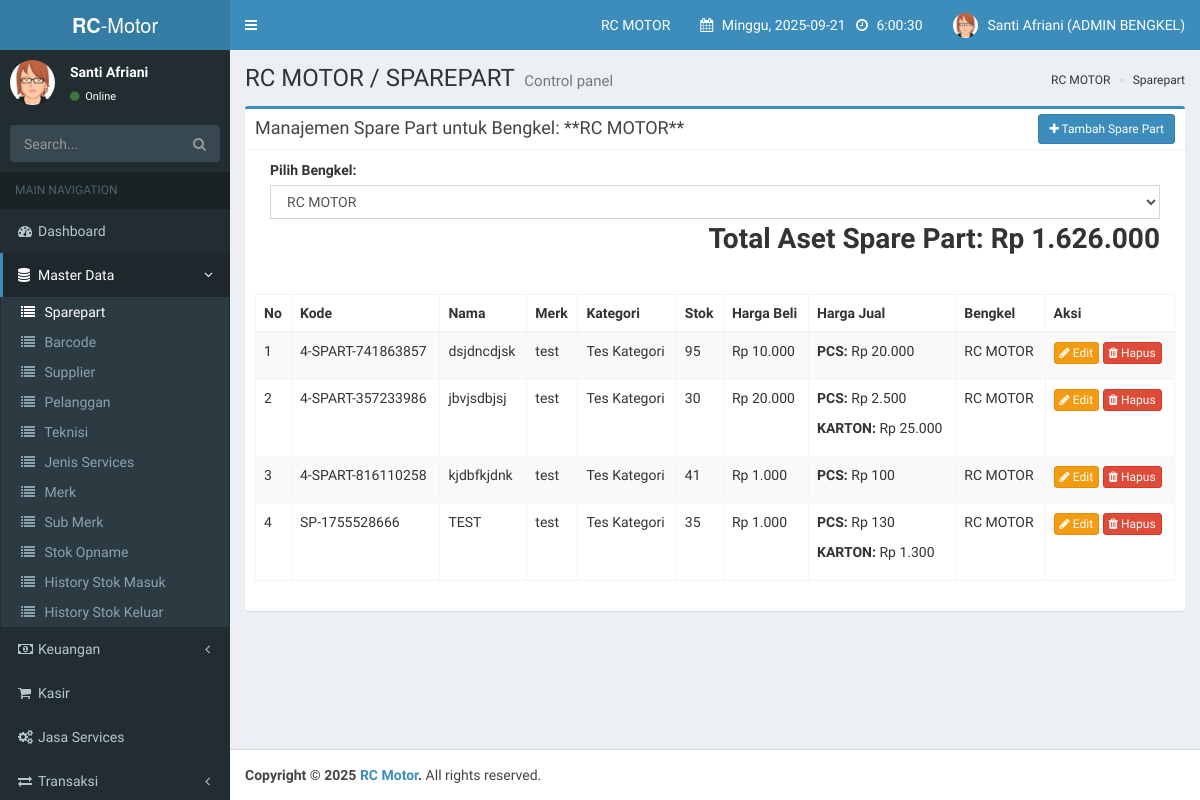
The app's page /index.php?page=sparepart (signed in), older data.
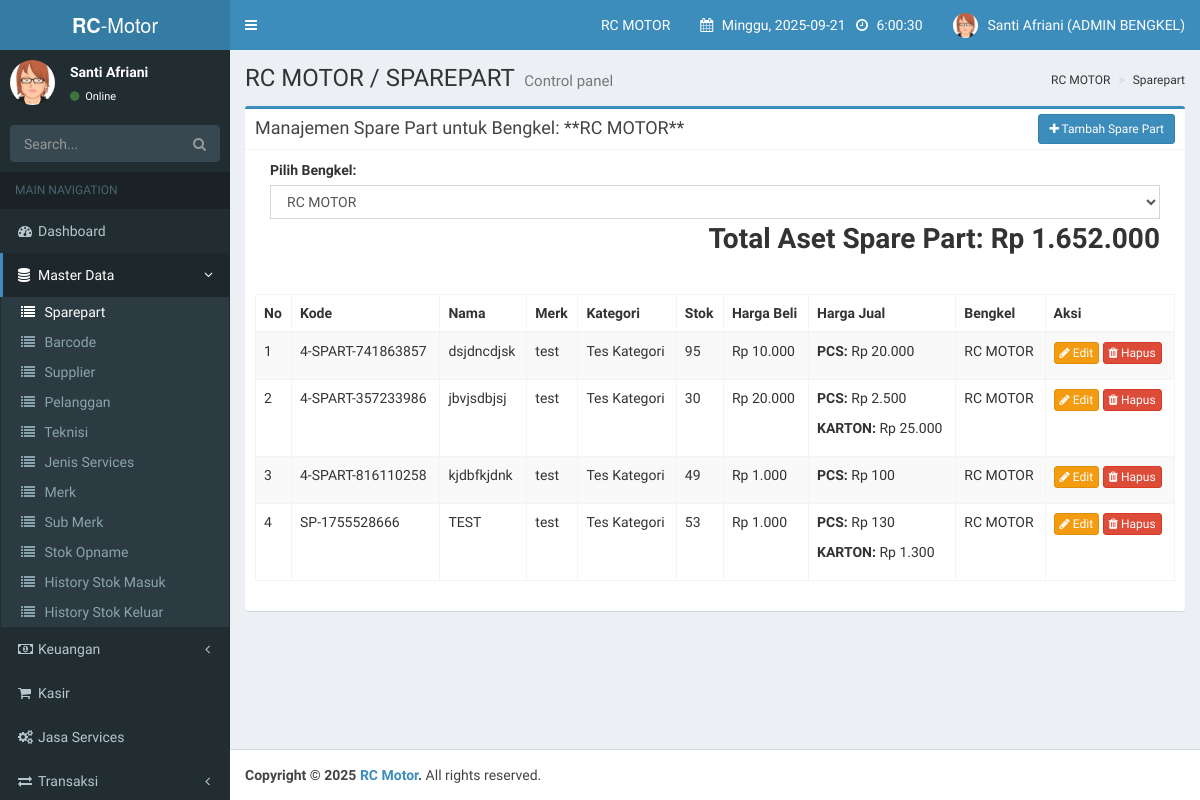
The same page, newer data.
### tables this page shows
CREATE TABLE `spareparts` (
  `id_sparepart` int(11) NOT NULL AUTO_INCREMENT,
  `kode_sparepart` varchar(50) NOT NULL,
  `nama_sparepart` varchar(255) NOT NULL,
  `kategori_id` int(11) NOT NULL,
  `merk_id` int(11) NOT NULL,
  `lokasi_rak` varchar(50) DEFAULT NULL,
  `harga_beli` decimal(15,2) NOT NULL,
  `satuan_beli_id` int(11) NOT NULL,
  `isi_per_pcs_beli` int(11) NOT NULL,
  `hpp_per_pcs` decimal(15,2) NOT NULL,
  `stok_pcs` int(11) NOT NULL,
  `stok_minimal` int(11) NOT NULL,
  `bengkel_id` int(11) NOT NULL,
  PRIMARY KEY (`id_sparepart`),
  UNIQUE KEY `kode_sparepart` (`kode_sparepart`),
  KEY `kategori_id` (`kategori_id`),
  KEY `merk_id` (`merk_id`),
  KEY `satuan_beli_id` (`satuan_beli_id`),
  KEY `bengkel_id` (`bengkel_id`),
  CONSTRAINT `spareparts_ibfk_1` FOREIGN KEY (`kategori_id`) REFERENCES `kategori_sparepart` (`id_kategori`),
  CONSTRAINT `spareparts_ibfk_2` FOREIGN KEY (`merk_id`) REFERENCES `merk_sparepart` (`id_merk`),
  CONSTRAINT `spareparts_ibfk_3` FOREIGN KEY (`satuan_beli_id`) REFERENCES `satuan` (`id_satuan`),
  CONSTRAINT `spareparts_ibfk_4` FOREIGN KEY (`bengkel_id`) REFERENCES `bengkels` (`id_bengkel`)
);

CREATE TABLE `merk_sparepart` (
  `id_merk` int(11) NOT NULL AUTO_INCREMENT,
  `nama_merk` varchar(100) NOT NULL,
  PRIMARY KEY (`id_merk`)
);

CREATE TABLE `kategori_sparepart` (
  `id_kategori` int(11) NOT NULL AUTO_INCREMENT,
  `nama_kategori` varchar(100) NOT NULL,
  PRIMARY KEY (`id_kategori`)
);

CREATE TABLE `bengkels` (
  `id_bengkel` int(11) NOT NULL AUTO_INCREMENT,
  `nama_bengkel` varchar(100) NOT NULL,
  `alamat` text DEFAULT NULL,
  `telepon` varchar(20) DEFAULT NULL,
  `owner_id` int(11) DEFAULT NULL,
  `status` enum('aktif','non_aktif') NOT NULL DEFAULT 'aktif',
  `created_at` timestamp NOT NULL DEFAULT current_timestamp(),
  `updated_at` timestamp NOT NULL DEFAULT current_timestamp() ON UPDATE current_timestamp(),
  PRIMARY KEY (`id_bengkel`),
  KEY `fk_bengkels_owner` (`owner_id`),
  CONSTRAINT `fk_bengkels_owner` FOREIGN KEY (`owner_id`) REFERENCES `users` (`id_user`) ON DELETE SET NULL
);

### pages/admin_bengkel/sparepart.php (the view, shortened to what the changed rows need)
<?php
$user_role = get_user_role();
$accessible_bengkel_ids = [];
if ($user_role === 'owner_bengkel') {
    $owner_id = $_SESSION['id_user'];
    $query_bengkel_ids = mysqli_query($conn, "SELECT id_bengkel FROM bengkels WHERE owner_id = '$owner_id'");
    while ($row = mysqli_fetch_assoc($query_bengkel_ids)) {
        $accessible_bengkel_ids[] = $row['id_bengkel'];
    }
} else if ($user_role === 'admin_bengkel') {
    $user_id = $_SESSION['id_user'];
    $query_bengkel_admin = mysqli_query($conn, "SELECT bengkel_id FROM users WHERE id_user = '$user_id'");
    if ($row = mysqli_fetch_assoc($query_bengkel_admin)) {
        $accessible_bengkel_ids[] = $row['bengkel_id'];
    }
}
$bengkel_ids_string = "'" . implode("','", $accessible_bengkel_ids) . "'";
$query_bengkels = mysqli_query($conn, "SELECT id_bengkel, nama_bengkel FROM bengkels WHERE id_bengkel IN ($bengkel_ids_string) ORDER BY nama_bengkel ASC");
$bengkels = [];
while ($row = mysqli_fetch_assoc($query_bengkels)) { $bengkels[] = $row; }
$selected_bengkel_id = $_GET['id_bengkel'] ?? ($bengkels[0]['id_bengkel'] ?? null);
$selected_bengkel_name = "Semua Bengkel";
if ($selected_bengkel_id) {
    $query_selected_bengkel = mysqli_query($conn, "SELECT nama_bengkel FROM bengkels WHERE id_bengkel = '$selected_bengkel_id'");
    if (mysqli_num_rows($query_selected_bengkel) > 0) { $data_selected_bengkel = mysqli_fetch_assoc($query_selected_bengkel); $selected_bengkel_name = $data_selected_bengkel['nama_bengkel']; }
}
$total_aset = 0;
$query_aset = mysqli_query($conn, "SELECT stok_pcs, harga_beli FROM spareparts WHERE bengkel_id IN ($bengkel_ids_string)");
while($row_aset = mysqli_fetch_assoc($query_aset)) {
    $total_aset += $row_aset['stok_pcs'] * $row_aset['harga_beli'];
}
?>
<div class="row">
    <div class="col-xs-12">
        <div class="box box-primary">
            <div class="box-header with-border">
                <h3 class="box-title">Manajemen Spare Part untuk Bengkel: **<?= htmlspecialchars($selected_bengkel_name); ?>**</h3>
                <div class="box-tools pull-right">
                    <a href="#" class="btn btn-primary btn-sm" data-toggle="modal" data-target="#modalTambahSparepart" id="btn-tambah-sparepart"><i class="fa fa-plus"></i> Tambah Spare Part</a>
                </div>
            </div>
            <div class="box-body">
                <div class="form-group col-md-12 pull-left">
                    <label for="filter_bengkel">Pilih Bengkel:</label>
                    <select id="filter_bengkel" class="form-control">
                        <?php foreach ($bengkels as $bengkel): ?>
                            <option value="<?= $bengkel['id_bengkel']; ?>" <?= ($bengkel['id_bengkel'] == $selected_bengkel_id) ? 'selected' : ''; ?>>
                                <?= htmlspecialchars($bengkel['nama_bengkel']); ?>
                            </option>
                        <?php endforeach; ?>
                    </select>
                    <div class="pull-right" style="font-size: 28px; font-weight: bold; text-align: justify; margin-bottom: 20px;">
                        Total Aset Spare Part: Rp <?= number_format($total_aset, 0, ',', '.'); ?>
                    </div>
                </div>
                <div class="clearfix"></div>
                <div class="table-responsive">
                    <table class="table table-bordered table-striped" id="dataTable">
                        <thead>
                            <tr>
                                <th>No</th>
                                <th>Kode</th>
                                <th>Nama</th>
                                <th>Merk</th>
                                <th>Kategori</th>
                                <th>Stok</th>
                                <th>Harga Beli</th>
                                <th>Harga Jual</th>
                                <th>Bengkel</th>
                                <th>Aksi</th>
                            </tr>
                        </thead>
                        <tbody>
                            <?php
                            $no = 1;
                            $sql_where = "WHERE sp.bengkel_id IN ($bengkel_ids_string)";
                            if ($selected_bengkel_id) {
                                $sql_where = "WHERE sp.bengkel_id = '$selected_bengkel_id'";
                            }
                            $query_spareparts = mysqli_query($conn, "SELECT sp.*, b.nama_bengkel, k.nama_kategori, m.nama_merk, s.nama_satuan AS nama_satuan_beli FROM spareparts sp JOIN bengkels b ON sp.bengkel_id = b.id_bengkel JOIN kategori_sparepart k ON sp.kategori_id = k.id_kategori JOIN merk_sparepart m ON sp.merk_id = m.id_merk JOIN satuan s ON sp.satuan_beli_id = s.id_satuan $sql_where ORDER BY sp.nama_sparepart ASC");
                            if (mysqli_num_rows($query_spareparts) > 0) {
                                while ($data_part = mysqli_fetch_assoc($query_spareparts)) {
                                    $query_harga_jual = mysqli_query($conn, "SELECT hj.*, s.nama_satuan FROM harga_jual_sparepart hj JOIN satuan s ON hj.satuan_jual_id = s.id_satuan WHERE hj.sparepart_id = '{$data_part['id_sparepart']}' ORDER BY hj.tipe_harga ASC");
                                    $harga_jual_data = [];
                                    while ($hj_row = mysqli_fetch_assoc($query_harga_jual)) {
                                        $harga_jual_data[] = $hj_row;
                                    }
                            ?>
                                    <tr>
                                        <td><?= $no++; ?></td>
                                        <td><?= htmlspecialchars($data_part['kode_sparepart']); ?></td>
                                        <td><?= htmlspecialchars($data_part['nama_sparepart']); ?></td>
                                        <td><?= htmlspecialchars($data_part['nama_merk']); ?></td>
                                        <td><?= htmlspecialchars($data_part['nama_kategori']); ?></td>
                                        <td><?= htmlspecialchars($data_part['stok_pcs']); ?></td>
                                        <td><?= "Rp " . number_format($data_part['harga_beli'], 0, ',', '.'); ?></td>
                                        <td>
                                            <?php foreach ($harga_jual_data as $hj): ?>
                                                <p><strong><?= htmlspecialchars($hj['nama_satuan']); ?>:</strong> Rp <?= number_format($hj['harga_jual'], 0, ',', '.'); ?></p>
                                            <?php endforeach; ?>
                                        </td>
                                        <td><?= htmlspecialchars($data_part['nama_bengkel']); ?></td>
                                        <td>
                                            <a href="#" class="btn btn-warning btn-xs btn-edit"
                                                data-id="<?= $data_part['id_sparepart']; ?>"
                                                data-kode="<?= htmlspecialchars($data_part['kode_sparepart']); ?>"
                                                data-nama="<?= htmlspecialchars($data_part['nama_sparepart']); ?>"
                                                data-kategori-id="<?= htmlspecialchars($data_part['kategori_id']); ?>"
                                                data-merk-id="<?= htmlspecialchars($data_part['merk_id']); ?>"
                                                data-lokasi-rak="<?= htmlspecialchars($data_part['lokasi_rak']); ?>"
                                                data-harga-beli="<?= htmlspecialchars($data_part['harga_beli']); ?>"
                                                data-satuan-beli-id="<?= htmlspecialchars($data_part['satuan_beli_id']); ?>"
                                                data-isi-per-pcs-beli="<?= htmlspecialchars($data_part['isi_per_pcs_beli']); ?>"
                                                data-stok-pcs="<?= htmlspecialchars($data_part['stok_pcs']); ?>"
                                                data-stok-minimal="<?= htmlspecialchars($data_part['stok_minimal']); ?>"
                                                data-bengkel-id="<?= htmlspecialchars($data_part['bengkel_id']); ?>"
                                                data-harga-jual='<?= json_encode($harga_jual_data); ?>'>
                                                <i class="fa fa-pencil"></i> Edit
                                            </a>
                                            <button type="button" class="btn btn-danger btn-xs btn-hapus" data-id="<?= $data_part['id_sparepart']; ?>">
                                                <i class="fa fa-trash"></i> Hapus
                                            </button>
                                        </td>
                                    </tr>
                            <?php
                                }
                            } ?>
                        </tbody>
                    </table>
                </div>
            </div>
        </div>
    </div>
</div>

Row changes from the older to the newer data that the page shows:
changed spareparts "4-SPART-816110258": stok_pcs "41" → "49"
changed spareparts "SP-1755528666": stok_pcs "35" → "53"
Text that changed along with them:
$total_aset: "1.626.000" → "1.652.000"
